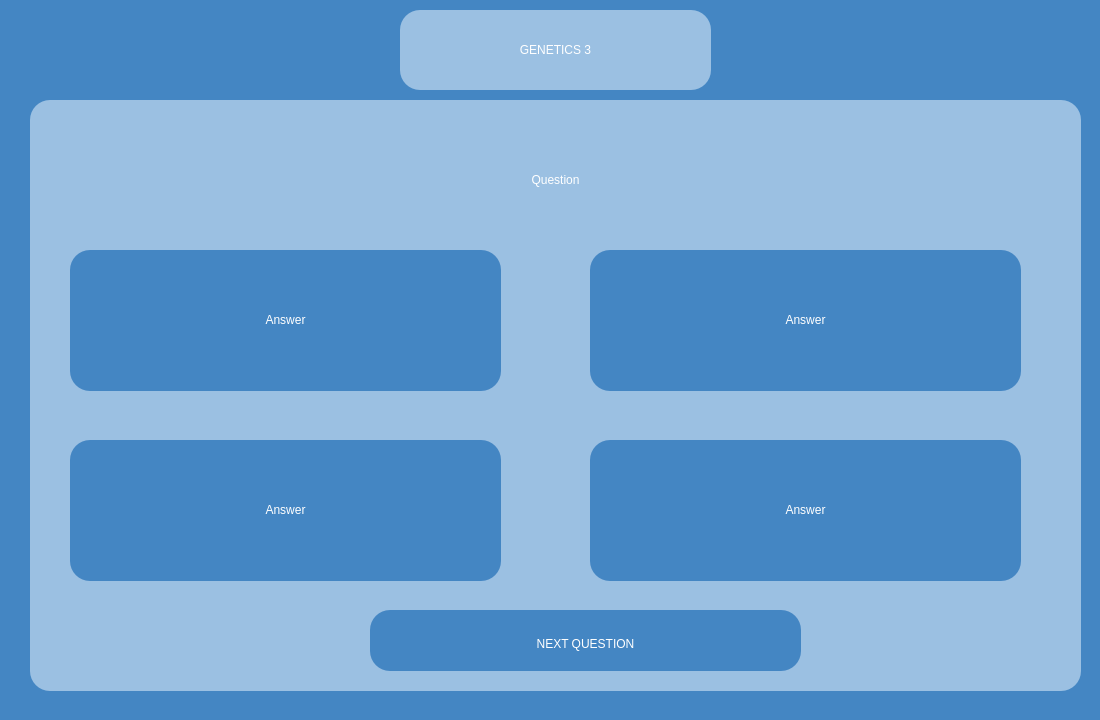
<?xml version="1.0" encoding="UTF-8"?>
<ui version="4.0">
 <class>geneticsExam3</class>
 <widget class="QWidget" name="geneticsExam3">
  <property name="geometry">
   <rect>
    <x>0</x>
    <y>0</y>
    <width>1100</width>
    <height>720</height>
   </rect>
  </property>
  <property name="windowTitle">
   <string>Form</string>
  </property>
  <property name="styleSheet">
   <string notr="true">background-color: #4486c3;</string>
  </property>
  <widget class="QFrame" name="You_profile_back">
   <property name="geometry">
    <rect>
     <x>400</x>
     <y>10</y>
     <width>311</width>
     <height>80</height>
    </rect>
   </property>
   <property name="styleSheet">
    <string notr="true">background-color:rgb(155, 192, 226);
border:0px;
border-radius: 20px;</string>
   </property>
   <property name="frameShape">
    <enum>QFrame::Shape::StyledPanel</enum>
   </property>
   <property name="frameShadow">
    <enum>QFrame::Shadow::Raised</enum>
   </property>
   <widget class="QLabel" name="your_profile_text">
    <property name="geometry">
     <rect>
      <x>10</x>
      <y>10</y>
      <width>291</width>
      <height>61</height>
     </rect>
    </property>
    <property name="styleSheet">
     <string notr="true">color:white;
font: 32pt &quot;Aura&quot;;</string>
    </property>
    <property name="text">
     <string>&lt;html&gt;&lt;head/&gt;&lt;body&gt;&lt;p align=&quot;center&quot;&gt;GENETICS 3&lt;/p&gt;&lt;/body&gt;&lt;/html&gt;</string>
    </property>
   </widget>
  </widget>
  <widget class="QFrame" name="questionTab">
   <property name="geometry">
    <rect>
     <x>30</x>
     <y>100</y>
     <width>1051</width>
     <height>591</height>
    </rect>
   </property>
   <property name="styleSheet">
    <string notr="true">background-color:rgb(155, 192, 226);
border:0px;
border-radius: 20px;</string>
   </property>
   <property name="frameShape">
    <enum>QFrame::Shape::StyledPanel</enum>
   </property>
   <property name="frameShadow">
    <enum>QFrame::Shadow::Raised</enum>
   </property>
   <widget class="QLabel" name="question">
    <property name="geometry">
     <rect>
      <x>10</x>
      <y>10</y>
      <width>1031</width>
      <height>141</height>
     </rect>
    </property>
    <property name="whatsThis">
     <string>&lt;html&gt;&lt;head/&gt;&lt;body&gt;&lt;p align=&quot;center&quot;&gt;&lt;br/&gt;&lt;/p&gt;&lt;/body&gt;&lt;/html&gt;</string>
    </property>
    <property name="styleSheet">
     <string notr="true">color:white;
font: 32pt &quot;Aura&quot;;
text-align:center;</string>
    </property>
    <property name="text">
     <string>&lt;html&gt;&lt;head/&gt;&lt;body&gt;&lt;p align=&quot;center&quot;&gt;Question&lt;/p&gt;&lt;/body&gt;&lt;/html&gt;</string>
    </property>
   </widget>
   <widget class="QFrame" name="answerTab_1">
    <property name="geometry">
     <rect>
      <x>40</x>
      <y>150</y>
      <width>431</width>
      <height>141</height>
     </rect>
    </property>
    <property name="styleSheet">
     <string notr="true">background-color:#4486c3;
border:0px;
border-radius: 20px;</string>
    </property>
    <property name="frameShape">
     <enum>QFrame::Shape::StyledPanel</enum>
    </property>
    <property name="frameShadow">
     <enum>QFrame::Shadow::Raised</enum>
    </property>
    <widget class="QLabel" name="answer_1">
     <property name="geometry">
      <rect>
       <x>10</x>
       <y>40</y>
       <width>411</width>
       <height>61</height>
      </rect>
     </property>
     <property name="whatsThis">
      <string>&lt;html&gt;&lt;head/&gt;&lt;body&gt;&lt;p align=&quot;center&quot;&gt;&lt;br/&gt;&lt;/p&gt;&lt;/body&gt;&lt;/html&gt;</string>
     </property>
     <property name="styleSheet">
      <string notr="true">color:white;
font: 32pt &quot;Aura&quot;;</string>
     </property>
     <property name="text">
      <string>&lt;html&gt;&lt;head/&gt;&lt;body&gt;&lt;p align=&quot;center&quot;&gt;Answer&lt;/p&gt;&lt;/body&gt;&lt;/html&gt;</string>
     </property>
    </widget>
    <widget class="QPushButton" name="answer_1Button">
     <property name="geometry">
      <rect>
       <x>0</x>
       <y>0</y>
       <width>431</width>
       <height>141</height>
      </rect>
     </property>
     <property name="styleSheet">
      <string notr="true">background-color:rgba(0, 0, 0, 0);
border-radius:35px;</string>
     </property>
     <property name="text">
      <string/>
     </property>
    </widget>
    <zorder>answer_1Button</zorder>
    <zorder>answer_1</zorder>
   </widget>
   <widget class="QFrame" name="answerTab_2">
    <property name="geometry">
     <rect>
      <x>560</x>
      <y>150</y>
      <width>431</width>
      <height>141</height>
     </rect>
    </property>
    <property name="styleSheet">
     <string notr="true">background-color:#4486c3;
border:0px;
border-radius: 20px;</string>
    </property>
    <property name="frameShape">
     <enum>QFrame::Shape::StyledPanel</enum>
    </property>
    <property name="frameShadow">
     <enum>QFrame::Shadow::Raised</enum>
    </property>
    <widget class="QLabel" name="answer_2">
     <property name="geometry">
      <rect>
       <x>10</x>
       <y>40</y>
       <width>411</width>
       <height>61</height>
      </rect>
     </property>
     <property name="whatsThis">
      <string>&lt;html&gt;&lt;head/&gt;&lt;body&gt;&lt;p align=&quot;center&quot;&gt;&lt;br/&gt;&lt;/p&gt;&lt;/body&gt;&lt;/html&gt;</string>
     </property>
     <property name="styleSheet">
      <string notr="true">color:white;
font: 32pt &quot;Aura&quot;;</string>
     </property>
     <property name="text">
      <string>&lt;html&gt;&lt;head/&gt;&lt;body&gt;&lt;p align=&quot;center&quot;&gt;Answer&lt;/p&gt;&lt;/body&gt;&lt;/html&gt;</string>
     </property>
    </widget>
    <widget class="QPushButton" name="answer_2Button">
     <property name="geometry">
      <rect>
       <x>0</x>
       <y>0</y>
       <width>431</width>
       <height>141</height>
      </rect>
     </property>
     <property name="styleSheet">
      <string notr="true">background-color:rgba(0, 0, 0, 0);
border-radius:35px;</string>
     </property>
     <property name="text">
      <string/>
     </property>
    </widget>
    <zorder>answer_2Button</zorder>
    <zorder>answer_2</zorder>
   </widget>
   <widget class="QFrame" name="answerTab_3">
    <property name="geometry">
     <rect>
      <x>40</x>
      <y>340</y>
      <width>431</width>
      <height>141</height>
     </rect>
    </property>
    <property name="styleSheet">
     <string notr="true">background-color:#4486c3;
border:0px;
border-radius: 20px;</string>
    </property>
    <property name="frameShape">
     <enum>QFrame::Shape::StyledPanel</enum>
    </property>
    <property name="frameShadow">
     <enum>QFrame::Shadow::Raised</enum>
    </property>
    <widget class="QLabel" name="answer_3">
     <property name="geometry">
      <rect>
       <x>10</x>
       <y>40</y>
       <width>411</width>
       <height>61</height>
      </rect>
     </property>
     <property name="whatsThis">
      <string>&lt;html&gt;&lt;head/&gt;&lt;body&gt;&lt;p align=&quot;center&quot;&gt;&lt;br/&gt;&lt;/p&gt;&lt;/body&gt;&lt;/html&gt;</string>
     </property>
     <property name="styleSheet">
      <string notr="true">color:white;
font: 32pt &quot;Aura&quot;;</string>
     </property>
     <property name="text">
      <string>&lt;html&gt;&lt;head/&gt;&lt;body&gt;&lt;p align=&quot;center&quot;&gt;Answer&lt;/p&gt;&lt;/body&gt;&lt;/html&gt;</string>
     </property>
    </widget>
    <widget class="QPushButton" name="answer_3Button">
     <property name="geometry">
      <rect>
       <x>0</x>
       <y>0</y>
       <width>431</width>
       <height>141</height>
      </rect>
     </property>
     <property name="styleSheet">
      <string notr="true">background-color:rgba(0, 0, 0, 0);
border-radius:35px;</string>
     </property>
     <property name="text">
      <string/>
     </property>
    </widget>
    <zorder>answer_3Button</zorder>
    <zorder>answer_3</zorder>
   </widget>
   <widget class="QFrame" name="answerTab_4">
    <property name="geometry">
     <rect>
      <x>560</x>
      <y>340</y>
      <width>431</width>
      <height>141</height>
     </rect>
    </property>
    <property name="styleSheet">
     <string notr="true">background-color:#4486c3;
border:0px;
border-radius: 20px;</string>
    </property>
    <property name="frameShape">
     <enum>QFrame::Shape::StyledPanel</enum>
    </property>
    <property name="frameShadow">
     <enum>QFrame::Shadow::Raised</enum>
    </property>
    <widget class="QLabel" name="answer_4">
     <property name="geometry">
      <rect>
       <x>10</x>
       <y>40</y>
       <width>411</width>
       <height>61</height>
      </rect>
     </property>
     <property name="whatsThis">
      <string>&lt;html&gt;&lt;head/&gt;&lt;body&gt;&lt;p align=&quot;center&quot;&gt;&lt;br/&gt;&lt;/p&gt;&lt;/body&gt;&lt;/html&gt;</string>
     </property>
     <property name="styleSheet">
      <string notr="true">color:white;
font: 32pt &quot;Aura&quot;;</string>
     </property>
     <property name="text">
      <string>&lt;html&gt;&lt;head/&gt;&lt;body&gt;&lt;p align=&quot;center&quot;&gt;Answer&lt;/p&gt;&lt;/body&gt;&lt;/html&gt;</string>
     </property>
    </widget>
    <widget class="QPushButton" name="answer_4Button">
     <property name="geometry">
      <rect>
       <x>0</x>
       <y>0</y>
       <width>431</width>
       <height>141</height>
      </rect>
     </property>
     <property name="styleSheet">
      <string notr="true">background-color:rgba(0, 0, 0, 0);
border-radius:35px;</string>
     </property>
     <property name="text">
      <string/>
     </property>
    </widget>
    <zorder>answer_4Button</zorder>
    <zorder>answer_4</zorder>
   </widget>
   <widget class="QFrame" name="nextTab">
    <property name="geometry">
     <rect>
      <x>340</x>
      <y>510</y>
      <width>431</width>
      <height>61</height>
     </rect>
    </property>
    <property name="styleSheet">
     <string notr="true">background-color:#4486c3;
border:0px;
border-radius: 20px;</string>
    </property>
    <property name="frameShape">
     <enum>QFrame::Shape::StyledPanel</enum>
    </property>
    <property name="frameShadow">
     <enum>QFrame::Shadow::Raised</enum>
    </property>
    <widget class="QLabel" name="next">
     <property name="geometry">
      <rect>
       <x>70</x>
       <y>4</y>
       <width>291</width>
       <height>61</height>
      </rect>
     </property>
     <property name="whatsThis">
      <string>&lt;html&gt;&lt;head/&gt;&lt;body&gt;&lt;p align=&quot;center&quot;&gt;&lt;br/&gt;&lt;/p&gt;&lt;/body&gt;&lt;/html&gt;</string>
     </property>
     <property name="styleSheet">
      <string notr="true">color:white;
font: 32pt &quot;Aura&quot;;</string>
     </property>
     <property name="text">
      <string>&lt;html&gt;&lt;head/&gt;&lt;body&gt;&lt;p align=&quot;center&quot;&gt;NEXT QUESTION&lt;/p&gt;&lt;/body&gt;&lt;/html&gt;</string>
     </property>
    </widget>
    <widget class="QPushButton" name="nextButton">
     <property name="geometry">
      <rect>
       <x>0</x>
       <y>0</y>
       <width>431</width>
       <height>61</height>
      </rect>
     </property>
     <property name="styleSheet">
      <string notr="true">background-color:rgba(0, 0, 0, 0);
border-radius:35px;</string>
     </property>
     <property name="text">
      <string/>
     </property>
    </widget>
   </widget>
  </widget>
 </widget>
 <resources/>
 <connections/>
</ui>
